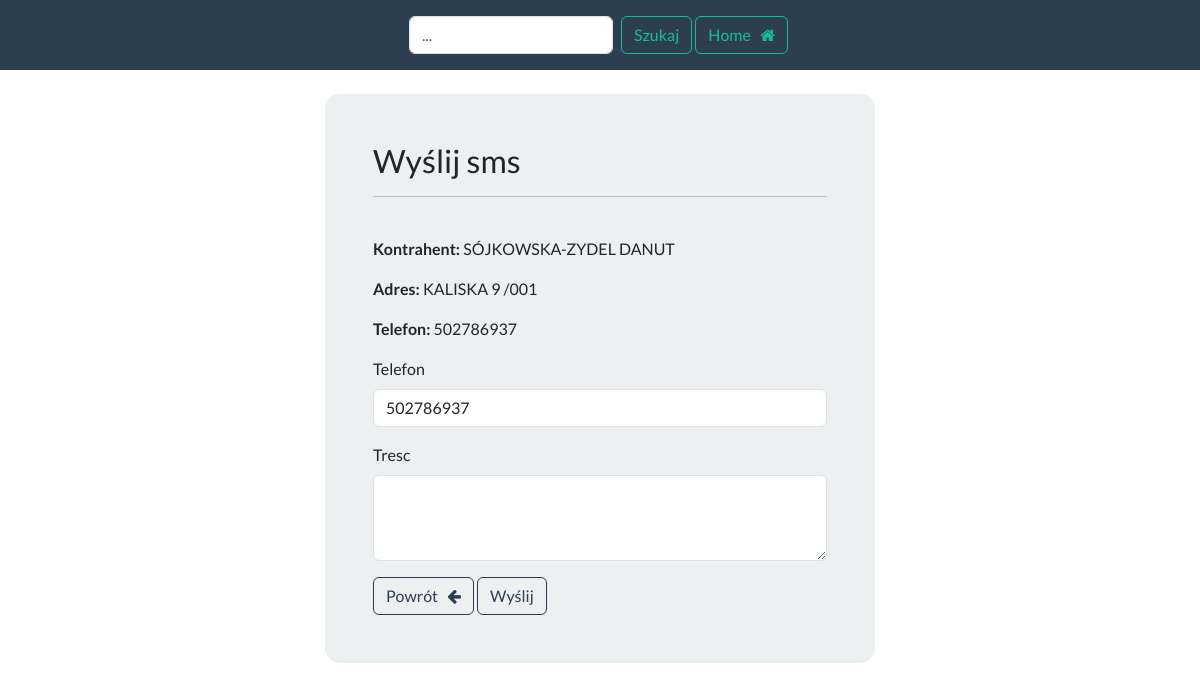
Page /telefony/sms/70409 (signed in) on the earlier database version.
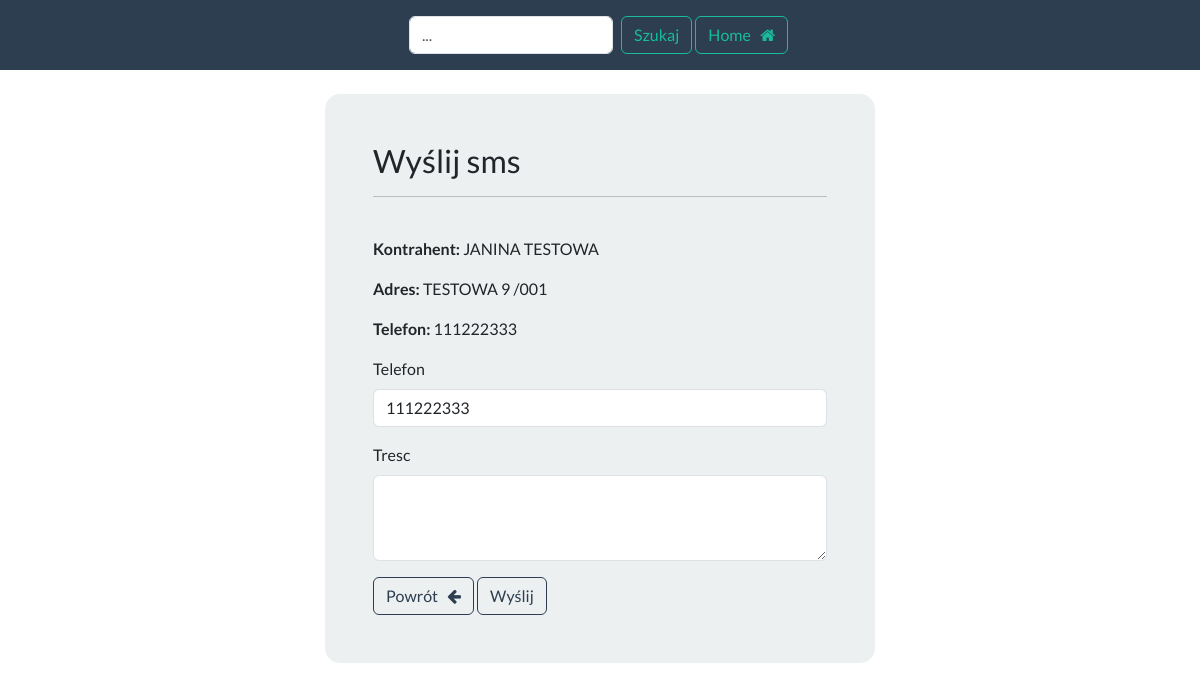
Same page on the later database version.
### telefony/models.py (models this page shows, shortened)
class Mieszkaniec(models.Model):
    data_utworzenia = models.CharField(max_length=15, blank=True)
    indeks = models.CharField(max_length=7, blank=True)
    nazwa = models.CharField(max_length=255, blank=True)
    adres = models.CharField(max_length=255, blank=True)
    klatka = models.CharField(max_length=2, blank=True)
    telefon = models.CharField(max_length=20, blank=True)
    telefon2 = models.CharField(max_length=20, blank=True)
    telefon3 = models.CharField(max_length=20, blank=True)
    symbol_budynku = models.CharField(max_length=4, blank=True)
    tak = "tak"
    nie = "nie"
    zgoda_wybor = [
        (tak, "tak"),
        (nie, "nie")
    ]
    zgoda = models.CharField(
        max_length=3,
        choices=zgoda_wybor,
        default=tak,
    )
    ce = "CE"
    nw = "NW"
    ns = "NS"
    administracja_wybor = [
        (ns, "NS"),
        (nw, "NW"),
        (ce, "CE")
    ]
    administracja = models.CharField(
        max_length=2,
        choices=administracja_wybor,
        default=ce,
    )
    content = models.TextField(max_length=160, blank=True, null=True)
    phone = models.TextField(blank=True, null=True)

### telefony/views.py (the view, shortened to what this page needs)
# urls.py: path("sms/<int:pk>", views.sms_record, name="sms_rss"),
@login_required(login_url="login")
def sms_record(request, pk):
	record = Mieszkaniec.objects.get(id=pk)
	form = SmsRecordFormTelefony(instance=record)
	my_record = Mieszkaniec.objects.get(id=pk)
	context = {"form": form, "record": record, "my_record": my_record}
	return render(request, "telefony-sms.html", context=context)

### telefony/forms.py
class SmsRecordFormTelefony(forms.ModelForm):
    class Meta:
        model = Mieszkaniec
        fields = ["indeks", "nazwa", "phone", "content", "telefon"]

### telefony/templates/telefony-sms.html (shortened to what this page needs)
{% extends 'base-telefony.html' %}
{% load static %}
{% block content %}
    <body>
    <div class="container bg-light shadow-md p-5 form-layout-add">
        <h3> Wyślij sms </h3>
        <hr>
        <br>
        <form method="POST" autocomplete="off">
            <p><strong> Kontrahent: </strong> {{ record.nazwa }} </p>
            <p><strong> Adres: </strong> {{ record.adres }} </p>
            <p><strong> Telefon: </strong> {{ record.telefon }} </p>
            <form class="form-layout-add">
                <div class="mb-3">
                    <label for="phone" class="form-label">Telefon</label>
                    <input type="text" class="form-control" id="phone" name="phone" placeholder=""
                           value="{{ record.telefon }}" maxlength="9" autocomplete="off">
                </div>
                <div class="mb-3">
                    <label for="content" class="form-label">Tresc</label>
                    <textarea class="form-control" id="content" name="content" maxlength="160" rows="3"></textarea>
                </div>
            </form>
            <a href="{% url 'view_telefony' record.id %}" class="btn btn-outline-primary"> Powrót &nbsp; <i
                    class="fa fa-arrow-left"></i> </a>
            <button type="submit" class="btn btn-outline-primary">Wyślij</button>
        </form>
    </div>
    <br>
    </body>
{% endblock %}

Differences in the rows shown:
changed Mieszkaniec: nazwa "SÓJKOWSKA-ZYDEL DANUT" → "JANINA TESTOWA"; adres "KALISKA 9 /001" → "TESTOWA 9 /001"; telefon "502786937" → "111222333"; phone "502786937" → "111222333"
